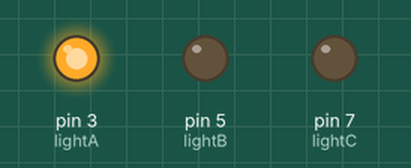
Bench run of a sketch on a simulated Arduino Uno, built with avr-gcc and run on an emulated ATmega328P. Parts: output pins drawn as LEDs (lit = HIGH).

Above: at 0.2 s.
At 0.7 s:
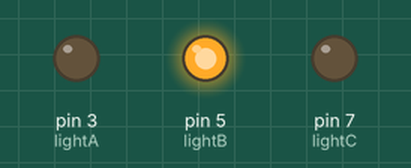
At 2.7 s:
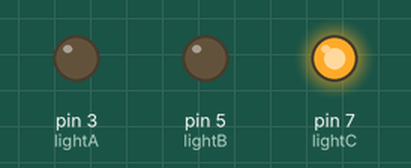
Timing chart, 0 to 3.5 s (numbered marks = the images above):
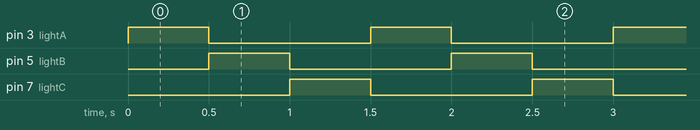

The sketch:

xmasLights.ino
```cpp
/*
 * Author: Jason Hillinger
 * Title: xMas Lights
 * This piece of code alternates between 3 LED lights and illuminates one of them at a time.
 * The lights will mimic xmas ligths, even more so if you use green, red and blue LEDs!
 */

int lightA = 3;     //pin numbers for each light
int lightB = 5;
int lightC = 7;
int wait = 500;     //wait time for inbetween each light

//This function turns on one led and turns off two leds while incorperating a delay time.
void turnOnOffOff(int ONLED, int OFFLED, int OFFLED1, int waitTime){
  digitalWrite(ONLED,HIGH);       //turns on this LED
  digitalWrite(OFFLED,LOW);       //turns off this LED
  digitalWrite(OFFLED1,LOW);      //turns off this LED
  delay(waitTime);                //delay waitTime amount of miliseconds
}

void setup() {
  //every pinMode is set to output since we are we are illuminating the lights.
  pinMode(lightA,OUTPUT);
  pinMode(lightB,OUTPUT);
  pinMode(lightC,OUTPUT);
}

void loop() {
turnOnOffOff(lightA,lightB,lightC,wait);
turnOnOffOff(lightB,lightA,lightC,wait);
turnOnOffOff(lightC,lightB,lightA,wait);
}
```

Measured:
- by itself, pin 3 (lightA), pin 5 (lightB), pin 7 (lightC): alternates HIGH for 0.50 s and LOW for 1.0 s
- by itself, everything shown: repeats every 1.5 s, in 3 steps
